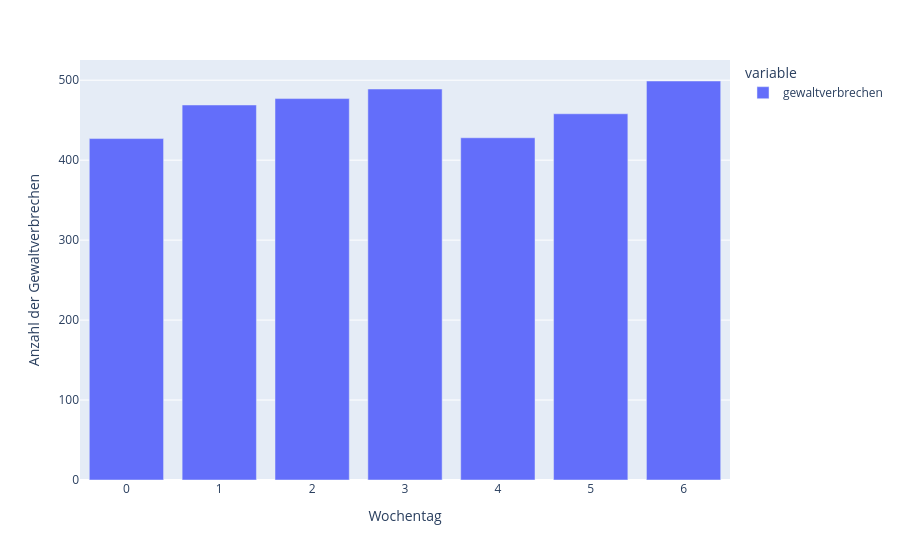

Write notebook code for a chart like this one.
### Markdown cell above
## Sind Gewaltverbrechen häufiger an Wochenenden als an Wochentagen?

### Code cell
fig = px.bar(month_df,
              x="tag_der_woche",
              y=["gewaltverbrechen"],
              labels={"value": "Anzahl der Gewaltverbrechen", "tag_der_woche": "Wochentag"})

fig.show()

### Figure 1 — Plotly figure (JSON) as saved in the notebook; plotly's stock layout.template omitted (floating-point values rounded to 4 significant figures)
{"data": [{"hovertemplate": "variable=gewaltverbrechen<br>Wochentag=%{x}<br>Anzahl der Gewaltverbrechen=%{y}<extra></extra>", "legendgroup": "gewaltverbrechen", "marker": {"color": "#636efa", "pattern": {"shape": ""}}, "name": "gewaltverbrechen", "orientation": "v", "showlegend": true, "textposition": "auto", "type": "bar", "x": [0, 1, 2, 3, 4, 5, 6], "xaxis": "x", "y": [427, 469, 477, 489, 428, 458, 499], "yaxis": "y"}], "layout": {"barmode": "relative", "legend": {"title": {"text": "variable"}, "tracegroupgap": 0}, "margin": {"t": 60}, "xaxis": {"anchor": "y", "domain": [0, 1], "title": {"text": "Wochentag"}}, "yaxis": {"anchor": "x", "domain": [0, 1], "title": {"text": "Anzahl der Gewaltverbrechen"}}}}
